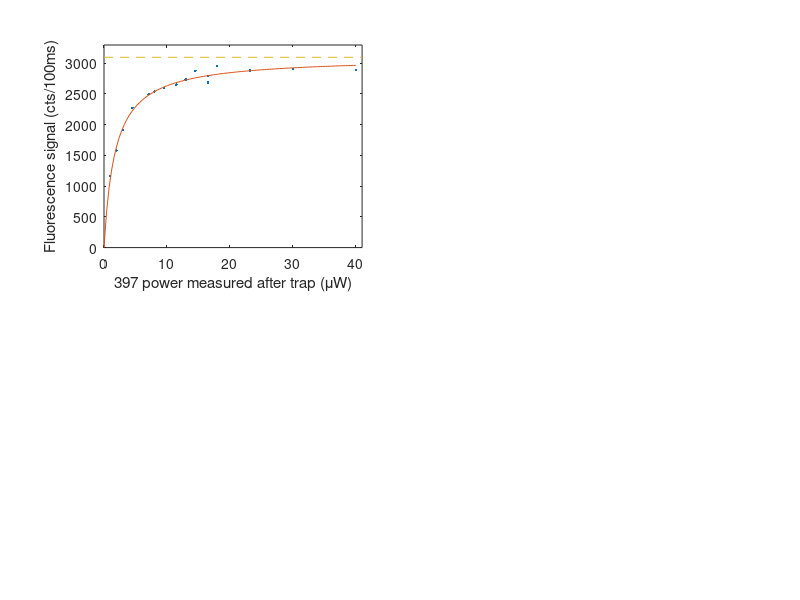

Reproduce this figure in MATLAB. (Note: this script raises an error after producing the figure.)
function datafit
    
%%
% Data: P397, Signal, BG, HWHM
data = [23.2  2881  664  58.59;
        14.5  2876  423  52.92;
        9.5   2592  281  38.85;
        4.5   2274  127  30.24;
        18    2954  537  52.92;
        8     2539  237  35.7;
        2     1577  54  26.46;
        3     1916  90  26.46;
        40    2886  1137  78.54;
        13    2735  394  42.42;
        7.1   2494  213  35.91;
        16.5  2793  478  48.09;
        11.5  2650  336  44.31;
        30    2902  852  69.09;
        16.5  2688  475  50.82;
        1     1164  32  18.9;];
    
    
P397 = data(:,1);
signal = data(:,2);
bg = data(:,3);
hwhm = data(:,4)



Starting=[1 2000];
% options=optimset('Display','iter');
options = [];
Estimates=fminsearch(@myfit,Starting,options,P397,signal)

scaleest = Estimates(2);
isatest = Estimates(1);
x = linspace(0,40);
y = 4*scaleest*(x/isatest)./(1+4*x/isatest);

p = polyfit(P397,bg,1);
bgfit = polyval(p,sort(P397));

g = 22;
hwhmfit = g/2*sqrt(1+2*x/isatest);

Starting=[1 20];
% options=optimset('Display','iter');
options = [];
lm = 50;
Estimateshw=fminsearch(@myfit2,Starting,options,P397(P397<lm),hwhm(P397<lm))
isatesthw = Estimateshw(1);
ghw = Estimateshw(2);
hwhmfit = ghw/2*sqrt(1+4*x/isatest);

figure(2);
subplot(2,2,1);
plot(P397,signal,'.',x,y,[0 41],[scaleest scaleest],'--','MarkerSize',15);
xlim([0 41]);
ylim([0 scaleest+200])
xlabel('397 power measured after trap (\muW)')
ylabel('Fluorescence signal (cts/100ms)')
legend('Measured','Fit','Fitted saturation level','Location','SE')
title(['Fluorescence signal; I_{sat} = ' num2str(round(isatest*100)/100) '\muW ; Saturation level = ' num2str(round(scaleest))])


subplot(2,2,2)
plot(P397,bg,'+',sort(P397),bgfit);
xlim([0 41]);
xlabel('397 power measured after trap (\muW)')
ylabel('Background scatter (cts/100ms)')
title(['Background scatter fit: BG = ' num2str(round(p(1)*100)/100) 'xP397 + ' num2str(p(2)) ])

subplot(2,2,3);
plot(P397,signal./bg,'s');
xlim([0 41]);
xlabel('397 power measured after trap (\muW)')
ylabel('Signal/Background ratio')


subplot(2,2,4);
plot(P397,hwhm,'.',x,hwhmfit);
% plot(P397,hwhm,'.');
xlim([0 41]);
xlabel('397 power measured after trap (\muW)')
ylabel('HWHM (MHz)')
title(['Fit: I_{sat} = ' num2str(round(isatest*100)/100) '\muW ; \Gamma = ' num2str(ghw) ' MHz']);

%%

figure(3)
plot(P397,signal,'.',x,y,[0 41],[scaleest scaleest],'--','MarkerSize',15);
xlim([0 41]);
ylim([0 scaleest+200])
xlabel('397nm beam power measured after trap (\muW)','FontSize',14)
ylabel('Fluorescence signal (cts/100ms)','FontSize',14)
legend('Measured','Fit','Fitted saturation level','Location','SE')
set(gca,'FontSize',14)
title(['Fluorescence signal; I_{sat} = ' num2str(round(isatest*100)/100) '\muW ; Saturation level = ' num2str(round(scaleest))],'FontSize',14)
set(gca,'YTickLabel',{'0','','1000','','2000','','3000'})
set(gca,'XTick',0:5:40,'XTickLabel',{'0','','10','','20','','30','','40'})

figure(4)
plot(P397,bg,'+',sort(P397),bgfit,'MarkerSize',8);
xlim([0 41]);
xlabel('397nm beam power measured after trap (\muW)','FontSize',14)
ylabel('Background scatter (cts/100ms)','FontSize',14)
title(['Background scatter: BG = ' num2str(round(p(1)*100)/100) 'xP397 + ' num2str(p(2)) ],'FontSize',14)
set(gca,'FontSize',14)
set(gca,'XTick',0:5:40,'XTickLabel',{'0','','10','','20','','30','','40'})


figure(5)
plot(P397,hwhm,'.',x,hwhmfit,'MarkerSize',15);
% plot(P397,hwhm,'.');
xlim([0 41]);
xlabel('397nm beam power measured after trap (\muW)','FontSize',14)
ylabel('HWHM (MHz)','FontSize',14)
title(['Fit: P_{sat} = ' num2str(round(isatest*100)/100) '\muW ; \Gamma = ' num2str(ghw) ' MHz'],'FontSize',14);
set(gca,'FontSize',14)
set(gca,'XTick',0:5:40,'XTickLabel',{'0','','10','','20','','30','','40'})


function sse=myfit(params,Input,Actual_Output)
isat=params(1);
maxc=params(2);
Fitted_Curve=4*maxc.*(Input./isat)./(1+4*Input./isat);
Error_Vector=Fitted_Curve - Actual_Output;
% When curvefitting, a typical quantity to
% minimize is the sum of squares error
sse=sum(Error_Vector.^2);
% You could also write sse as
% sse=Error_Vector(:)'*Error_Vector(:);


function sse=myfit2(params,Input,Actual_Output)
% isat=params(1);
% g = 22;
isat=params(1);
g =params(2);
Fitted_Curve = g/2*sqrt(1+4*Input/isat);
Error_Vector=Fitted_Curve - Actual_Output;
% When curvefitting, a typical quantity to
% minimize is the sum of squares error
sse=sum(Error_Vector.^2);
% You could also write sse as
% sse=Error_Vector(:)'*Error_Vector(:);

